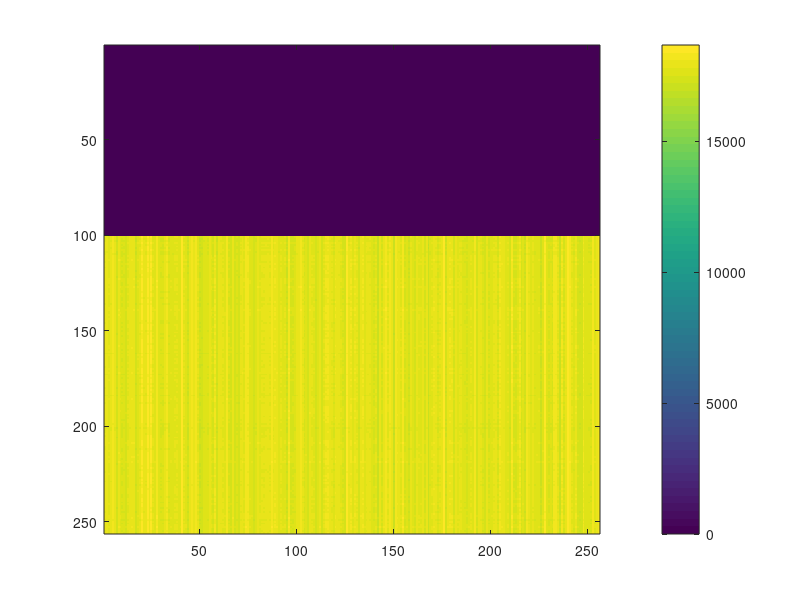
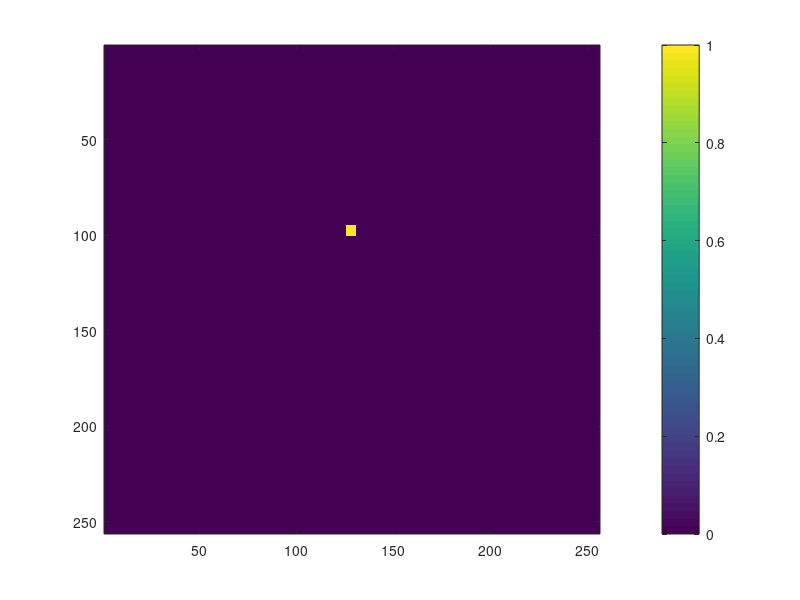

Recreate these plots in MATLAB, in order. (Note: this script raises an error after producing the figures.)

clear all;
close all

%% Input
npixel =256;

% absorption image , scattering parameter, and anisotropy
muaimage = 500* rand(npixel ,npixel ); %1/m
mus = 14000; % 1/m
anistropy = .9; % dimensionless
spacing = [.004  .004 1] ; % m 
mutr  = muaimage + mus * (1.0 - anistropy );
mueffimage = sqrt(3.0 * mutr * muaimage);
mueffimage(1:100,:) = 0.0;

% plot input
handle1 = figure(1);
imagesc(mueffimage)
colorbar

% laser location using roi mask
roimask = zeros(npixel ,npixel );
roimask(95:100,126:130) = 1;

% plot input
handle2 = figure(2);
imagesc(roimask,[0 1])
colorbar

%% Query the gpu device
% GPU must be reset on out of bounds errors
% reset(gpuDevice(1))
deviceInfo = gpuDevice(1);
numSMs = deviceInfo.MultiprocessorCount;

%% Compile and setup thread grid
% grid stride loop design pattern, 1-d grid
% http://devblogs.nvidia.com/parallelforall/cuda-pro-tip-write-flexible-kernels-grid-stride-loops/
ssptx = parallel.gpu.CUDAKernel('sdaFluenceModel.ptx', 'sdaFluenceModel.cu');
ssptx.GridSize =[numSMs*8 1];
threadsPerBlock= 768;
ssptx.ThreadBlockSize=[threadsPerBlock  1]

% relative fluence power
Power = 1.0;

% pasignal =  fluence x mua
pasignalimage = PaSignal(ssptx,mueffimage ,spacing,Power, roimask);
handle3 = figure(3);
imagesc(pasignalimage ,[0 1])
colorbar
